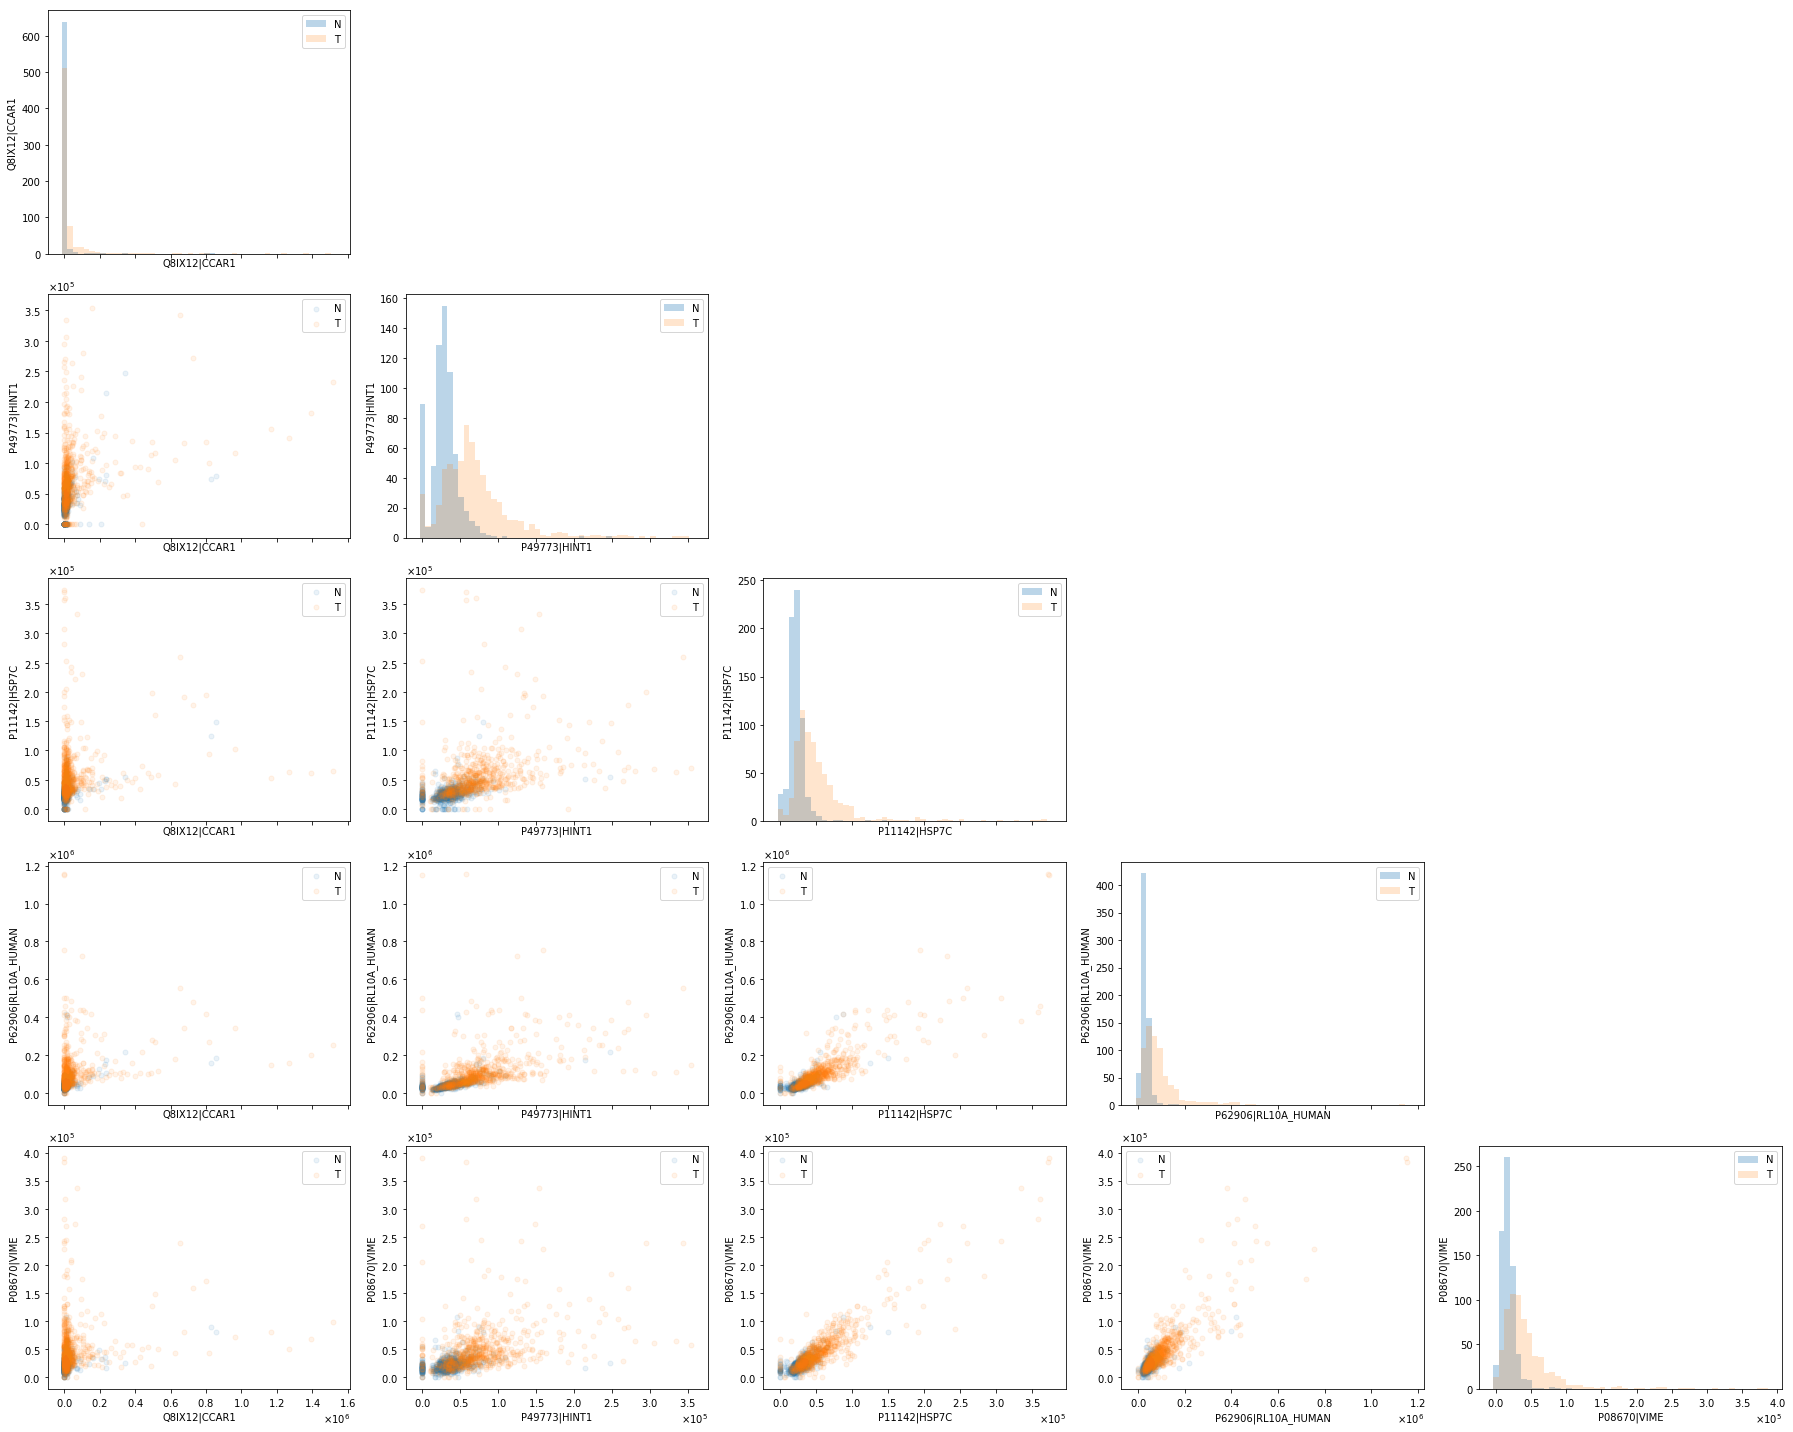

Reproduce this figure in Python.
# -*- coding: utf-8 -*-
'''
Created on 2017��1��24��

@author: ZQZ
'''

import numpy as np
import pandas as pd
import matplotlib.pyplot as plt
import seaborn as sns
from pandas.tools.plotting import scatter_matrix
from matplotlib import ticker

df = pd.read_csv('#########.csv')


#change your columns' names
df = df[['1/sp|Q8IX12|CCAR1_HUMAN', '1/sp|P49773|HINT1_HUMAN', 
         '4/sp|P11142|HSP7C_HUMAN/sp|P54652|HSP72_HUMAN/sp|P34931|HS71L_HUMAN/sp|P11021|GRP78_HUMAN', 
         '1/sp|P62906|RL10A_HUMAN', 
         '2/sp|P08670|VIME_HUMAN/sp|P14136|GFAP_HUMAN', 'Tissue']]

df = df[(df['Tissue'] =='T') | (df['Tissue'] =='N')]
df = df.fillna(1)
df.columns = ['Q8IX12|CCAR1', 'P49773|HINT1', 
              'P11142|HSP7C','P62906|RL10A_HUMAN',
              'P08670|VIME', 'Tissue']

#Set bins
n_hist = 50
targets = "Tissue"
columns = ['Q8IX12|CCAR1', 'P49773|HINT1', 
           'P11142|HSP7C','P62906|RL10A_HUMAN',
           'P08670|VIME',]
min_sets = df[columns].values.min()
max_sets = df[columns].values.max()
hist_bins = np.linspace(min_sets, max_sets, n_hist)


# draw a frame work for all these correlation plots.
fig, axes = plt.subplots(nrows=len(columns), ncols=len(columns), 
                         sharex="col",figsize=(25,20))

formatter = ticker.ScalarFormatter(useMathText=True)
formatter.set_scientific(True) 
formatter.set_powerlimits((-1,1)) 
            

# for each subplot, we draw it one by one.
for i,row in enumerate(columns):
    for j,col in enumerate(columns):
        ax= axes[i,j]
        # just show half of the correlation matrix as another half is the same thing, this line can be definately beautified.
        if [i,j] in [[0,1],[0,2],[0,3],[0,4],[1,2],[1,3],[1,4],[2,3],[2,4],[3,4]]:
            ax.axis('off')
        else:
            min_current = df[col].values.min()
            max_current = df[col].values.max()
            if i == j:
                # diagonal
                hist_bins = np.linspace(min_current, max_current, n_hist)
                def hist(x):
                    h, e = np.histogram(x.dropna()[col], bins=hist_bins)
                    return pd.Series(h, e[:-1])
                b = df[[col,targets]].groupby(targets).apply(hist).T
                values = np.cumsum(b.values, axis=1)
                for k in range(len(b.columns)):
                    if k == 0:
                        ax_c_1= ax.bar(b.index, values[:,k], 
                                           width=np.diff(hist_bins)[0],
                                           linewidth=10, alpha=0.3)
                        print(b)
                    else:
                        ax_c_2= ax.bar(b.index, (values[:,k] - values[:,k-1]), 
                                           width=np.diff(hist_bins)[0],
                                           #bottom=values[:,k-1], 
                                           linewidth=10, alpha=0.2)
                        legend = ax.legend((ax_c_1,ax_c_2),('N','T'))
                    ax.set_xlabel(col)
                    ax.set_ylabel(row)
                    ax.xaxis.set_major_formatter(formatter)
            else:
                #offdiagonal
                for (n,cat) in df.groupby(targets):
                    ax.scatter(cat[col],cat[row], s = 25,label=n,alpha = 0.09)
                    ax.legend()
                    ax.set_xlabel(col)
                    ax.set_ylabel(row)
                    ax.yaxis.set_major_formatter(formatter)
                    ax.xaxis.set_major_formatter(formatter)
        #plt.yticks(np.arange(min_current, max_current, (max_current-min_current)/4))
        #ax.legend()



plt.tight_layout()

#plt.show() - if show fig first, then the content of fig will be release and thus no fig could be saved
#plt.savefig('tissue-T-N.eps', format='eps', dpi=1000)
